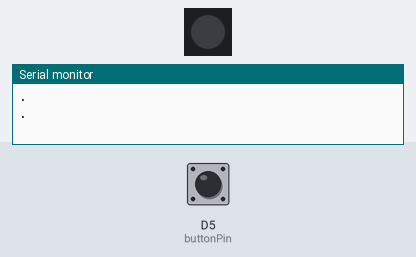
This sketch was run on a simulated ESP8266 (NodeMCU). Parts: 1 RGB LEDs in strip order, left to right, the last lines printed to the serial monitor. The inputs (shaded band) are chosen by the test bench; at power-on: D5 (buttonPin) LOW. Dim RGB values are drawn brighter than linear; WiFi joins after 1.5 s; servers stay silent unless stated.

Above: at 2.6 s.
At 5.9 s:
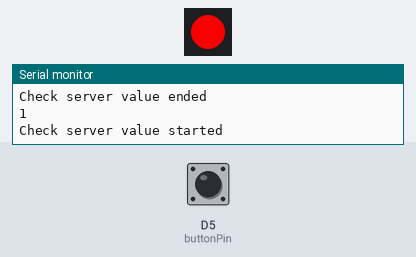
6.0 s: D5 (buttonPin) pulled HIGH for 1.2 s
9.8 s: D5 (buttonPin) pulled HIGH for 1.2 s
13.8 s: D5 (buttonPin) driven HIGH
17.8 s: D5 (buttonPin) driven LOW
At 41.2 s:
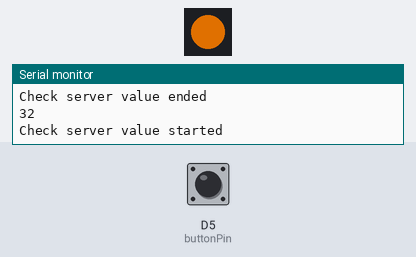
Timing chart, 0 to 42.9 s (numbered marks = the images above; inputs shaded):
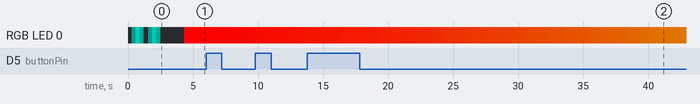

The sketch:

Node.ino
```cpp
// Server ESP8266 code
// Made by Bart Slot in august 2019.

// This installation/game is for the Nijntje Museum in Utrecht, the Netherlands

// Step 1. Check if light sensor on server is < 50 light (this is when something is on the light sensor, hopefully the phone)
// Step 2. If yes: Cycle through color ranges of Green and Blue 0-50.
// Step 3. Check the value of the server - is the Button Pressed: Go check the current hue value
// Step 4. If color values match within the correction range (within 30hue value)
// Step 4.1. If the color values do not match: START the error routine. This will check if the button is still pressed, keep on
//          displaying error routine.
// Step 4.2. Match: START the Win routine. This will make both LED's pulsing Green.


// LOAD LIBRARYS
#include <SPI.h>
#include <ESP8266WiFi.h>
#include "FastLED.h"

//-----------------------------------------------------------------------------------------------------------------------------

// WIFI connection setup
char ssid[] = "__";                   // SSID of home WiFi
char pass[] = "0636303438";           // password of WiFi
IPAddress server(192,168,1,20);     // fix IP of the server
WiFiClient client;


//-----------------------------------------------------------------------------------------------------------------------------

//setup pins
#define buttonPin D5    //Button Pin input


#if FASTLED_VERSION < 3001000
#error "Requires FastLED 3.1 or later; check github for latest code."
#endif

//-----------------------------------------------------------------------------------------------------------------------------

//setup pins

#define LED_DT      D4
#define BRIGHTNESS  240
#define NUM_LEDS    1
#define COLOR_ORDER GRB
#define LED_TYPE    WS2812
//-----------------------------------------------------------------------------------------------------------------------------

//Variables

#define UPDATES_PER_SECOND 100

bool go = false;

// Global variables can be changed on the fly.
static uint8_t hueValue = 0;
uint8_t previousHueValue = 0;
uint8_t max_bright = 128;                                      // Overall brightness definition. It can be changed on the fly.

struct CRGB leds[NUM_LEDS];

CRGBPalette16 currentPalette(CRGB::Black);
CRGBPalette16 targetPalette(OceanColors_p);
TBlendType    currentBlending;                                // NOBLEND or LINEARBLEND

int buttonState = 0;         // variable for reading the pushbutton status
String tempColorValue = "0";
int buttonPressed = 0;

int lives = 10;


//-----------------------------------------------------------------------------------------------------------------------------

void setup()
{
  Serial.begin(74880);
  //delay(3000);

  LEDS.addLeds<LED_TYPE,LED_DT,COLOR_ORDER>(leds,NUM_LEDS).setCorrection(TypicalLEDStrip); //initalises the ledstrip
  FastLED.setBrightness(BRIGHTNESS);
  set_max_power_in_volts_and_milliamps(5, 500);               // FastLED Power management set at 5V, 500mA.

  pinMode(buttonPin, INPUT);     // Analog input pin that the PUSHBUTTON is attached to

  WiFi.begin(ssid, pass);
  while (WiFi.status() != WL_CONNECTED) {
      Serial.println(".");
      FadeInOut(135, 2, 1); //Color (lightblue) / Wait / Times
  }
  FadeInOut(96, 0, 1); //Color / Wait / Times
  Serial.println("start, wifi connected");

  cleanUp(500);

  //currentPalette = RainbowColors_p;
  //currentBlending = LINEARBLEND;


} //-----------------------------------------------------------------------------------------------------------------------------


//---------------------------------------------------------------
void cleanUp(long delayTime){
  for (int i = 0; i<NUM_LEDS; i++) {
    leds[i] = CRGB::Black;
  }
  FastLED.show();
  delay(delayTime);
}
//---------------------------------------------------------------
void loop()
{
  leds[0] = CHSV(hueValue,255,255); //hue, saturation, value

  if(hueValue = 255) { hueValue = 0; } //Reset the HueValue to 0 if 255 (max hue is reached).

  for (int i = 0; i<NUM_LEDS; i++) {
    for (hueValue = 0; hueValue < 256; hueValue++) {
        hueValue+10;
        Serial.println(hueValue);
        leds[0] = CHSV(hueValue,255,255); //hue, saturation, value
        FastLED.show();
        checkButtonState();
        checkServerValue();
        //delay(20);
        yield();
      }
  }

}
//---------------------------------------------------------------

void FadeInOut(uint8_t color, uint8_t wait, uint8_t times)
{
  int brightness = 0;

  //Repeat the fade in out X times
  for (int i = 0; i < times; i++)
  {
    //Fade In
    for (int y = 0; y < 256; y++)
    {
      leds[0] = CHSV(color,255,y); //hue, saturation, value
      FastLED.show();
      delay(wait);
    }
    for (int x = 255; x > 0; x--)
    {
        leds[0] = CHSV(color,255,x); //hue, saturation, value
        FastLED.show();
        delay(wait);
    }
    yield();
    return;
  }
}

//---------------------------------------------------------------
void checkServerValue() {
  Serial.println("Check server value started");

  //client.connect(server, 80);             // connects to the server
  //client.flush();
  client.readStringUntil('\r') = tempColorValue;
  // int ServerColorValue = tempColorValue.toInt();
  /*
  if (ServerColorValue >= hueValue + 10 && hueValue - 10 ) // If Nodecolor value is in range of color value of Base
  {
    Serial.println("Good");
    go = true;
    String externalColor = client.readStringUntil('\r');
    client.println(hueValue + "\r");  // sends the message to the server
  } */
  Serial.println("Check server value ended");

}
//-----------------------------------------------------------------------------------------------------------------------------
void checkButtonState()
{
  buttonState = digitalRead(buttonPin);

  if (buttonState == HIGH)
  {
    checkServerValue();

    buttonPressed ++;             //add 1 time to the button is pressed
    Serial.println("Button is Pressed " + buttonPressed);
    if (buttonPressed == lives)   //if the player tried x times, game over!
    {
      gameOver();
      return;
    }
  }
}
//-----------------------------------------------------------------------------------------------------------------------------
void gameOver()
{
  Serial.println("Game Over");

}
```
